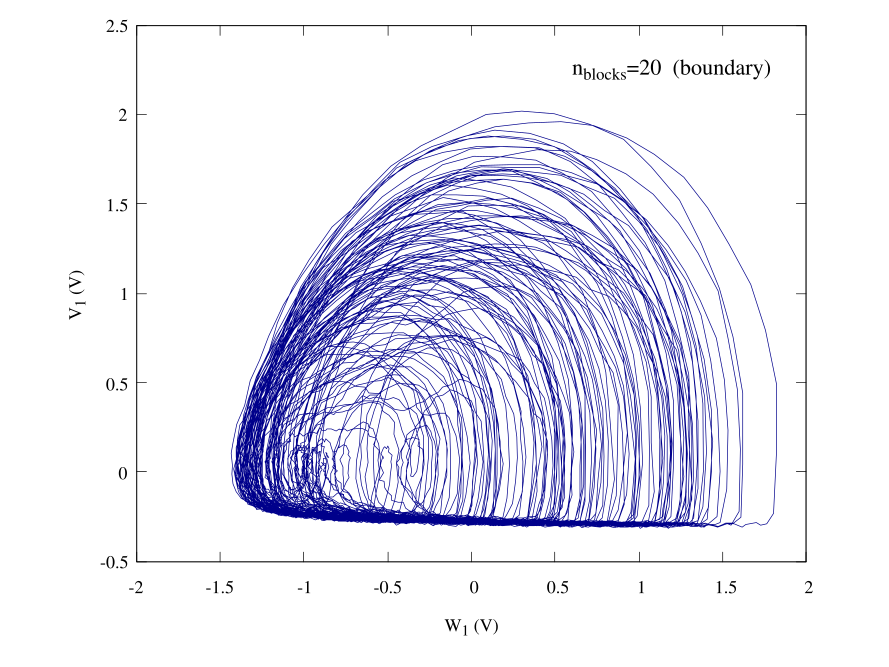

Reproduce this figure in gnuplot.
set terminal qt persist
set termoption font "Times,10"
set border lw 0.5

set label at graph 0.65,0.925 "n_{blocks}=20  (boundary)" font ",12"
set xlabel "W_1 (V)"
set ylabel "V_1 (V)"
set size ratio 0.8
set xrange [-2:2]
set yrange [-0.5:2.5]
plot "20_blocks_avg.dat" u ($3*10):($2*10) every ::0::10000 w l notitle lc "dark-blue" lw 0.5
